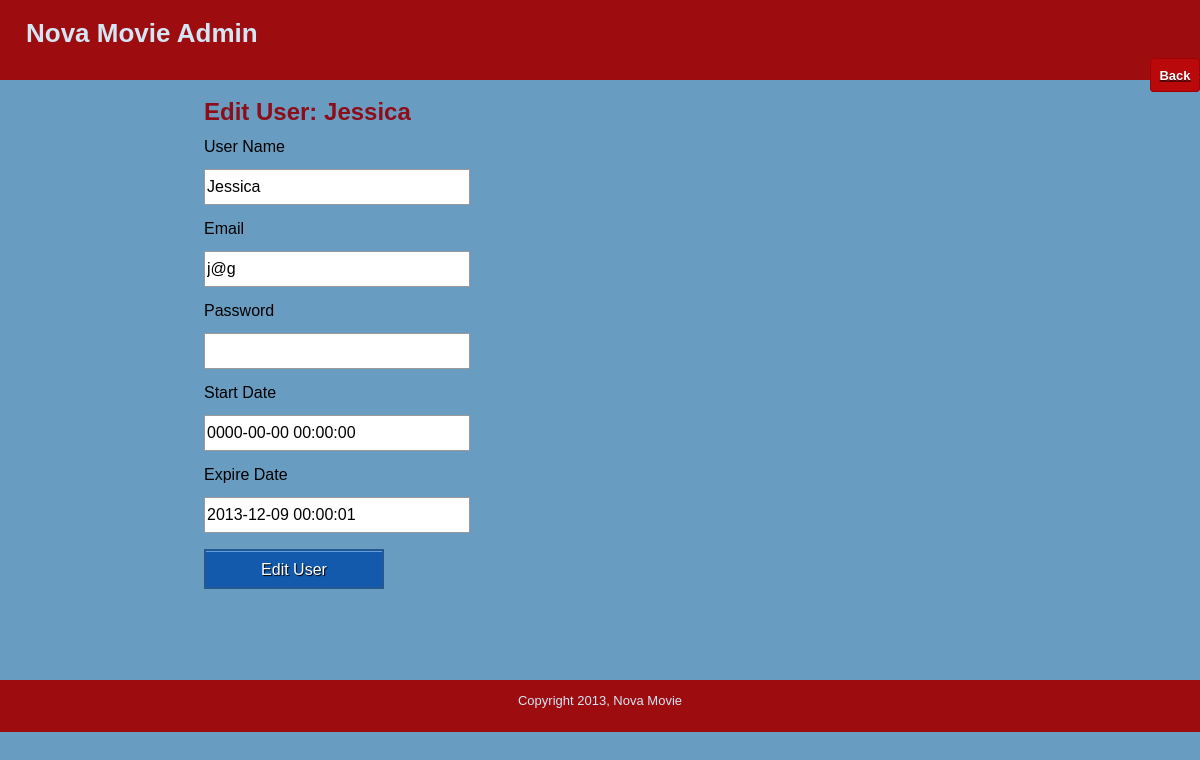
The app's page /edit_user.php?id=1 (signed in) with its own data.
### tables this page shows
CREATE TABLE user (
  id int Not NULL AUTO_INCREMENT,
  name MEDIUMTEXT Not NULL,  
  email varchar(255) not NULL,
  password MEDIUMTEXT not NULL,  
  start_date timestamp not NULL,
  expr_date timestamp not NULL,
  payment MEDIUMTEXT Default NULL,
  expired bit Default 0,   
  deleted bit default 0,  
  PRIMARY KEY (id),
  unique (email)
);

### includes/functions.php (called while the page is built, shortened)
<?php
	function find_user_by_id($user_id) {
		global $connection;
		$safe_user_id = mysqli_real_escape_string($connection, $user_id);
		$query  = "SELECT * ";
		$query .= "FROM user ";
		$query .= "WHERE id = {$safe_user_id} ";
		$query .= "LIMIT 1";
		$user_set = mysqli_query($connection, $query);
		if($user = mysqli_fetch_assoc($user_set)) {
			return $user;
		} else {
			return null;
		}
	}
?>

### public/edit_user.php (the view, shortened to what this page needs)
<?php require_once("../includes/db_connection.php"); ?>
<?php require_once("../includes/functions.php"); ?>
<?php
  $user = find_user_by_id($_GET["id"]);
?>
<?php include("../includes/layouts/header.php"); ?>
<div class="hlinks">
   <a href="manage_users.php"><span class="text">Back</span></a>
</div>
</div>
<div id="main">
  <div id="navigation">
  </div>
  <div id="page">
    <h2>Edit User: <?php echo htmlentities($user["name"]); ?></h2>
    <form action="edit_user.php?id=<?php echo urlencode($user["id"]); ?>" method="post">
      <p>User Name<br></br>
        <input type="text" name="user_name" value="<?php echo htmlentities($user["name"]); ?>" />
      </p>
      <p>Email<br></br>
        <input type="text" name="user_email" value="<?php echo htmlentities($user["email"]); ?>" />
      </p>
	  <p>Password<br></br>
        <input type="password" name="password" value="" />
      </p>
      <p>Start Date<br></br>
        <input type="text" name="start_date" value="<?php echo htmlentities($user["start_date"]); ?>" />
      </p>
      <p>Expire Date<br></br>
        <input type="text" name="expr_date" value="<?php echo htmlentities($user["expr_date"]); ?>" />
      </p>
      <input type="submit" name="submit" value="Edit User" class="blue" />
    </form>
    <br />
  </div>
</div>
<?php include("../includes/layouts/footer.php"); ?>

### public/stylesheets/public.css (style rules this page uses)
html { height: 100%; width: 100%; }
body { width: 100%; height: 100%; margin: 0; padding: 0; border: 0; font-family: Verdana, Arial, Helvetica, sans-serif; font-size: 13px; line-height: 15px; background: #689DC1; }
a { color: #8D0D19; }
#header .hlinks { float: right; }
#header .hlinks .text { border: 1px solid #A20103; border-radius: 4px 4px 4px 4px; color: white; padding: 8.5px; font-weight: 700; text-shadow: 0 1px 0 rgba(0,0,0,.5); background: #b9090b; }
#main { height: 600px; width: 100%; margin: 0; padding: 0; }
#navigation { float: left; width: 120px; height: 100%; margin: 0; padding: 0 2em; color: #9D0D10; }
#page { float: left; height: 100%; padding-left: 2em; vertical-align: top; font-size: 16px; line-height: 15px; }
#page h2 { color: #8D0D19; margin-top: 1em; }
input { width:260px; display:block; border: 1px solid #999; height: 32px; font-size: 16px; }
input.blue { background-color: #135aac; box-shadow: inset 0 1px 0 0 #5e9de4; color: #fff; border:2px solid #265890; text-shadow: 1px 1px 1px #000; height: 40px; width:180px; font-size:16px; padding: 10px 16px; min-width: 160px; }

### records on screen
user: name "Jessica", user_name "Jessica", user_email "j@g", start_date "0000-00-00 00:00:00", expr_date "2013-12-09 00:00:01"
